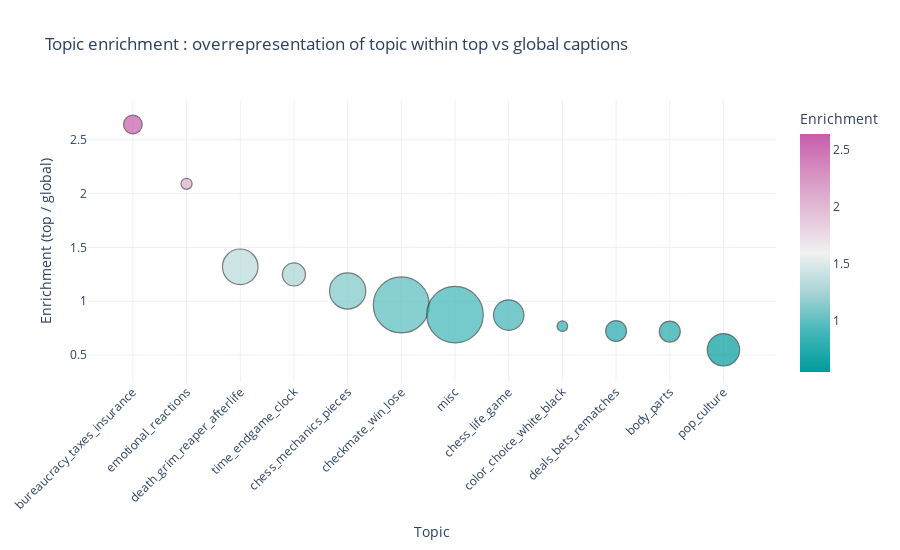
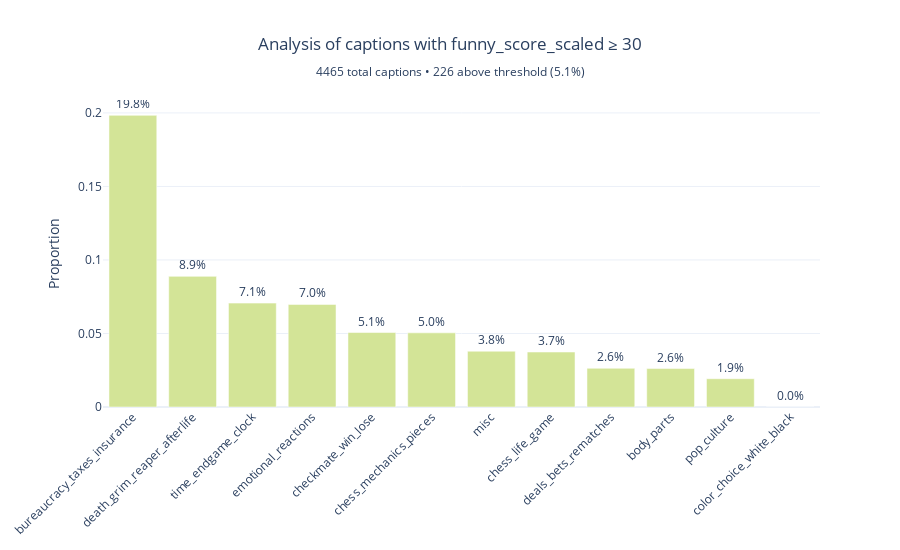
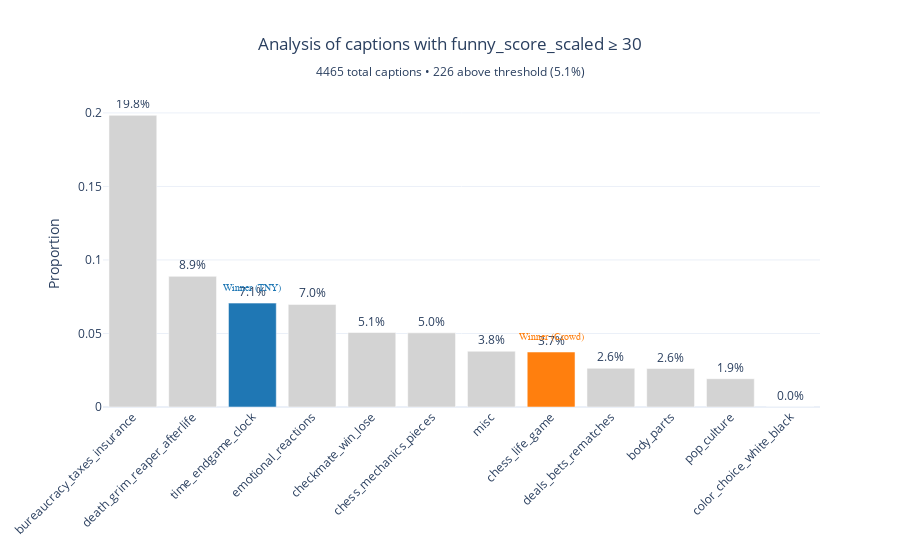

The notebook cell these images were saved under, in order:
### Markdown cell above
#### Long-tail distribution bias:
Those boxplots per topic allow us to see the distributions of caption scores within each topic.

But if each cluster contains many mediocre captions and a few exellent ones, the average will flatten everything, resulting in a very low average score per topic. Therefore, we need to look beyond the average. We can :

1) We isolates the top X% and the average range (40–60) and compare whether certain topics are over-represented in the top rankings versus the average. To do this, we calculate the 'enrichment per topic' (=top proportion vs. overall proportion). This allows us to answer the question "Which topics produce the most excellent captions?" without using the average.

2) Instead of looking at "which topic is the funniest on average", we look at: "which topics produce the most excellent captions?" by calculating the success rate (defined a score above the average score : 1.5/3 for the mean score, 50/100 for the funny_score_scaled) rather than the average score.

### Code cell
### 1. Calcule un score d’enrichissement pour voir quels topics sont sur-représentés dans le top
df_top, df_mid, enrichment = clusterer.stratify_percentiles_and_compare(data_m, top_pct=10, middle_pct=(40,60))
clusterer.plot_bubble_enrichment(enrichment, save=r"_Other\cycy_analysis\saved_plots\enrichment_289.html")


### 2. Barplot with the proportion of captions above a certain score (the average score) for all topics
clusterer.plot_proportion_above_threshold(data_m, threshold=30, save=r"_Other\cycy_analysis\saved_plots\prop_above_thresh_289.html")
# Colorer le graph ci-dessus en fonction de quel topic contient les captions gagnante selon TNY ou selon le rank du crowd sourcing
clusterer.plot_proportion_above_threshold_with_winners(data_m, topic_crowd, topic_tny, threshold=30, save=r"_Other\cycy_analysis\saved_plots\prop_above_thresh_with_winners_289.html")

### Figure 1 — Plotly figure (JSON) as saved in the notebook; plotly's stock layout.template omitted (floating-point values rounded to 4 significant figures)
{"data": [{"customdata": [[121, 32], [43, 9], [439, 58], [184, 23], [456, 50], [1086, 105], [1107, 97], [321, 28], [39, 3], [152, 11], [153, 11], [364, 20]], "hovertemplate": "enrichment_top_vs_overall=%{marker.color:.2f}<br>overall_count=%{customdata[0]:.0f}<br>top_count=%{customdata[1]:.0f}<extra></extra>", "legendgroup": "", "marker": {"color": [2.642, 2.091, 1.32, 1.249, 1.095, 0.9658, 0.8753, 0.8713, 0.7684, 0.7229, 0.7182, 0.5488], "coloraxis": "coloraxis", "line": {"color": "rgba(0,0,0,0.7)", "width": 1.2}, "size": [121, 43, 439, 184, 456, 1086, 1107, 321, 39, 152, 153, 364], "sizemode": "area", "sizeref": 0.6919, "symbol": "circle"}, "mode": "markers", "name": "", "orientation": "v", "showlegend": false, "type": "scatter", "x": ["bureaucracy_taxes_insurance", "emotional_reactions", "death_grim_reaper_afterlife", "time_endgame_clock", "chess_mechanics_pieces", "checkmate_win_lose", "misc", "chess_life_game", "color_choice_white_black", "deals_bets_rematches", "body_parts", "pop_culture"], "xaxis": "x", "y": [2.642, 2.091, 1.32, 1.249, 1.095, 0.9658, 0.8753, 0.8713, 0.7684, 0.7229, 0.7182, 0.5488], "yaxis": "y"}], "layout": {"coloraxis": {"colorbar": {"title": {"text": "Enrichment"}}, "colorscale": [[0, "rgb(0, 155, 158)"], [0.1667, "rgb(66, 183, 185)"], [0.3333, "rgb(167, 211, 212)"], [0.5, "rgb(241, 241, 241)"], [0.6667, "rgb(228, 193, 217)"], [0.8333, "rgb(214, 145, 193)"], [1, "rgb(199, 93, 171)"]]}, "height": 550, "legend": {"itemsizing": "constant", "title": {"text": "Global number of captions in the topic"}, "tracegroupgap": 0}, "showlegend": true, "title": {"text": "Topic enrichment : overrepresentation of topic within top vs global captions"}, "xaxis": {"anchor": "y", "domain": [0, 1], "tickangle": -45, "title": {"text": "Topic"}}, "yaxis": {"anchor": "x", "domain": [0, 1], "title": {"text": "Enrichment (top / global)"}, "zeroline": true, "zerolinecolor": "gray", "zerolinewidth": 1}}}

### Figure 2 — Plotly figure (JSON) as saved in the notebook; plotly's stock layout.template omitted (floating-point values rounded to 4 significant figures)
{"data": [{"customdata": [[24, 121], [39, 439], [13, 184], [3, 43], [55, 1086], [23, 456], [42, 1107], [12, 321], [4, 152], [4, 153], [7, 364], [0, 39]], "hovertemplate": "<b>%{x}</b><br>Proportion: %{y:.2%}<br>Number: %{customdata[0]}<br>Total: %{customdata[1]}<br><extra></extra>", "marker": {"color": "#d3e497"}, "name": "Proportion", "text": ["19.8%", "8.9%", "7.1%", "7.0%", "5.1%", "5.0%", "3.8%", "3.7%", "2.6%", "2.6%", "1.9%", "0.0%"], "textposition": "outside", "type": "bar", "x": ["bureaucracy_taxes_insurance", "death_grim_reaper_afterlife", "time_endgame_clock", "emotional_reactions", "checkmate_win_lose", "chess_mechanics_pieces", "misc", "chess_life_game", "deals_bets_rematches", "body_parts", "pop_culture", "color_choice_white_black"], "y": [0.1983, 0.08884, 0.07065, 0.06977, 0.05064, 0.05044, 0.03794, 0.03738, 0.02632, 0.02614, 0.01923, 0.0]}], "layout": {"height": 550, "showlegend": false, "title": {"text": "Analysis of captions with funny_score_scaled ≥ 30<br><sub>4465 total captions • 226 above threshold (5.1%)</sub>", "x": 0.5}, "xaxis": {"tickangle": -45}, "yaxis": {"title": {"text": "Proportion"}}}}

### Figure 3 — Plotly figure (JSON) as saved in the notebook; plotly's stock layout.template omitted (floating-point values rounded to 4 significant figures)
{"data": [{"customdata": [[24, 121], [39, 439], [13, 184], [3, 43], [55, 1086], [23, 456], [42, 1107], [12, 321], [4, 152], [4, 153], [7, 364], [0, 39]], "hovertemplate": "<b>%{x}</b><br>Proportion: %{y:.2%}<br>Number: %{customdata[0]}<br>Total: %{customdata[1]}<br><extra></extra>", "marker": {"color": ["#d3d3d3", "#d3d3d3", "#1f77b4", "#d3d3d3", "#d3d3d3", "#d3d3d3", "#d3d3d3", "#ff7f0e", "#d3d3d3", "#d3d3d3", "#d3d3d3", "#d3d3d3"]}, "name": "Proportion", "text": ["19.8%", "8.9%", "7.1%", "7.0%", "5.1%", "5.0%", "3.8%", "3.7%", "2.6%", "2.6%", "1.9%", "0.0%"], "textposition": "outside", "type": "bar", "x": ["bureaucracy_taxes_insurance", "death_grim_reaper_afterlife", "time_endgame_clock", "emotional_reactions", "checkmate_win_lose", "chess_mechanics_pieces", "misc", "chess_life_game", "deals_bets_rematches", "body_parts", "pop_culture", "color_choice_white_black"], "y": [0.1983, 0.08884, 0.07065, 0.06977, 0.05064, 0.05044, 0.03794, 0.03738, 0.02632, 0.02614, 0.01923, 0.0]}], "layout": {"annotations": [{"align": "center", "font": {"color": "#1f77b4", "family": "Arial Black", "size": 10}, "showarrow": false, "text": "Winner (TNY)", "x": "time_endgame_clock", "y": 0.08065}, {"align": "center", "font": {"color": "#ff7f0e", "family": "Arial Black", "size": 10}, "showarrow": false, "text": "Winner (Crowd)", "x": "chess_life_game", "y": 0.04738}], "height": 550, "showlegend": false, "title": {"text": "Analysis of captions with funny_score_scaled ≥ 30<br><sub>4465 total captions • 226 above threshold (5.1%)</sub>", "x": 0.5}, "xaxis": {"tickangle": -45}, "yaxis": {"title": {"text": "Proportion"}}}}
